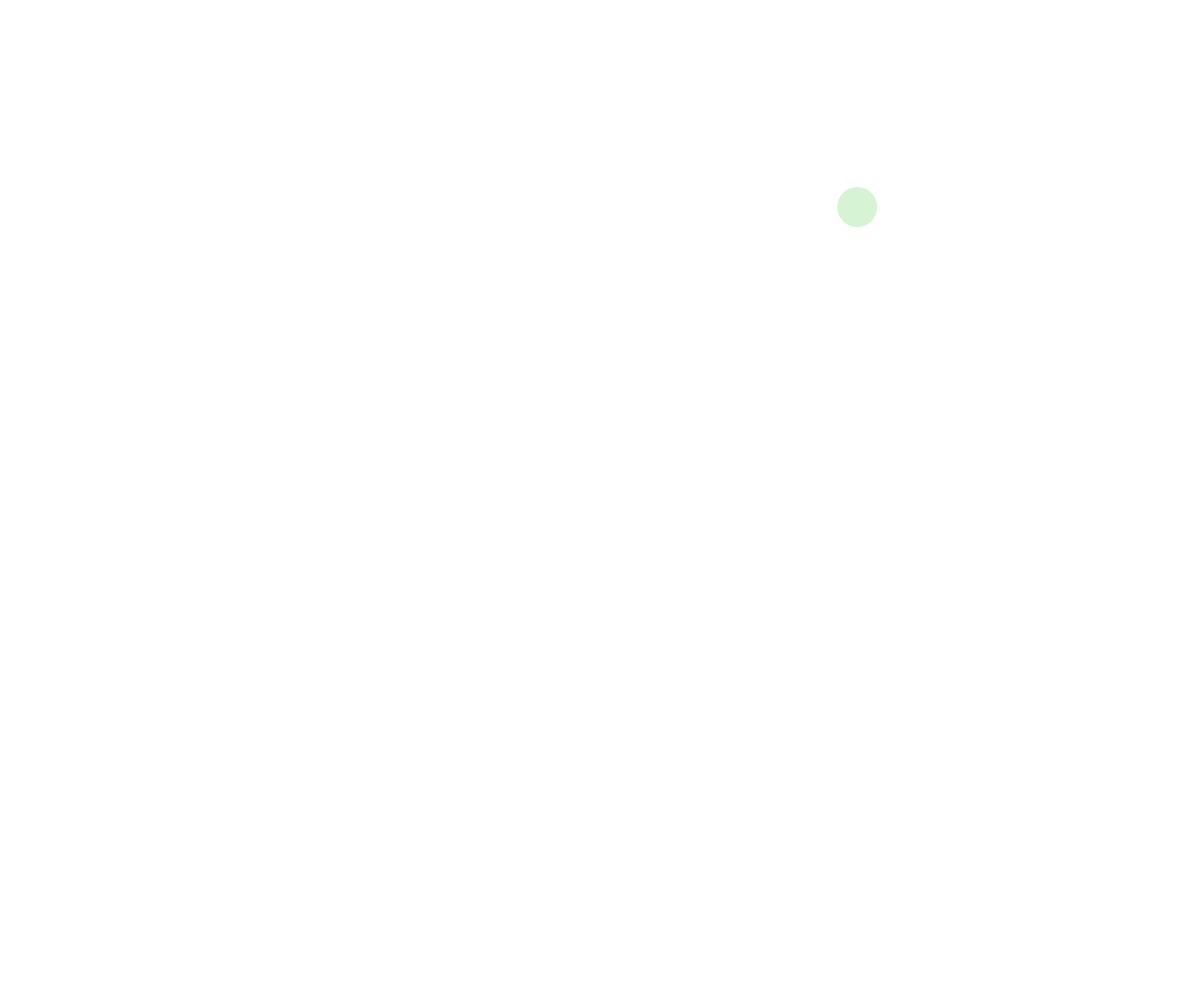
Frame 1 (no input)
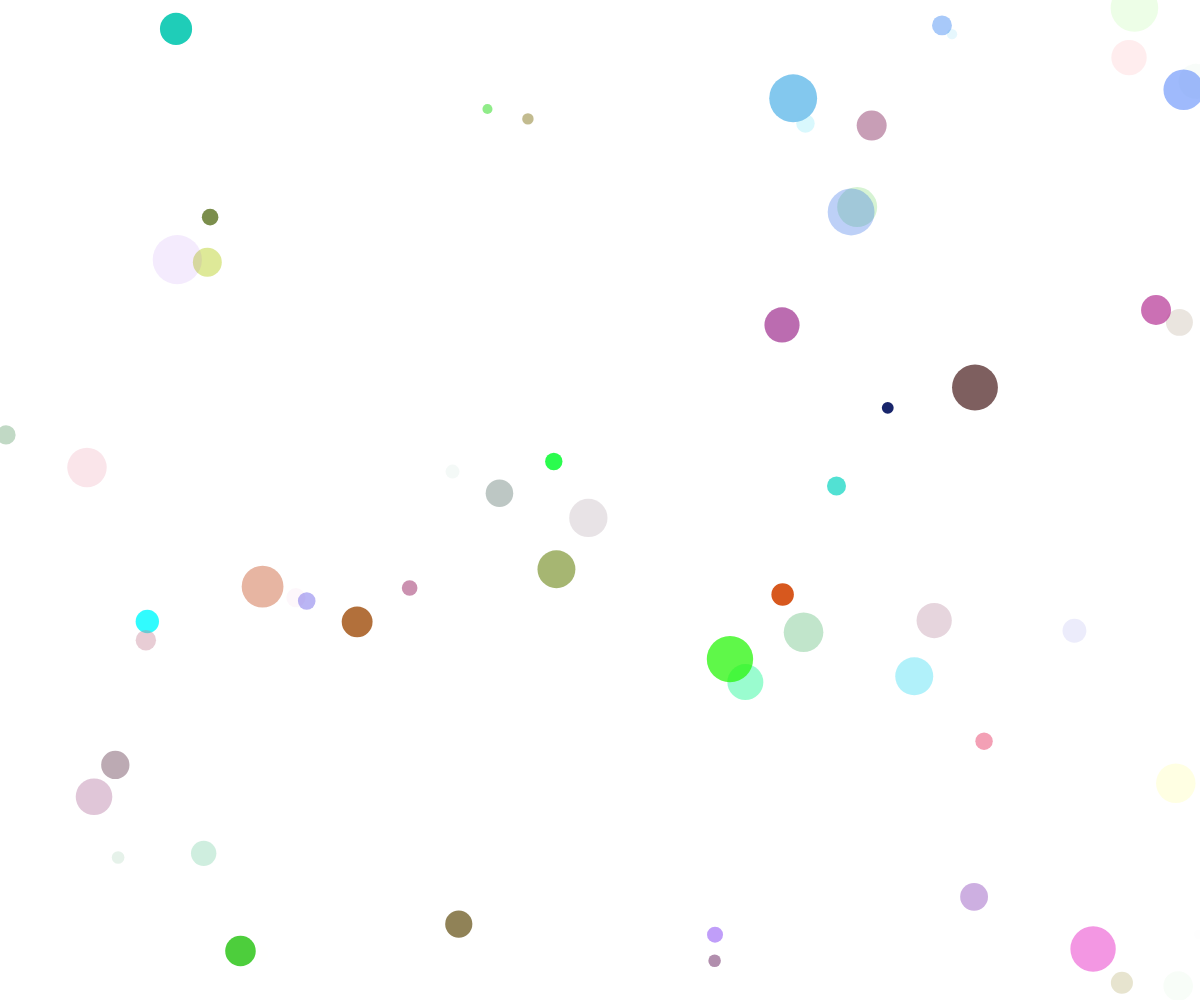
Frame 60 (no input)
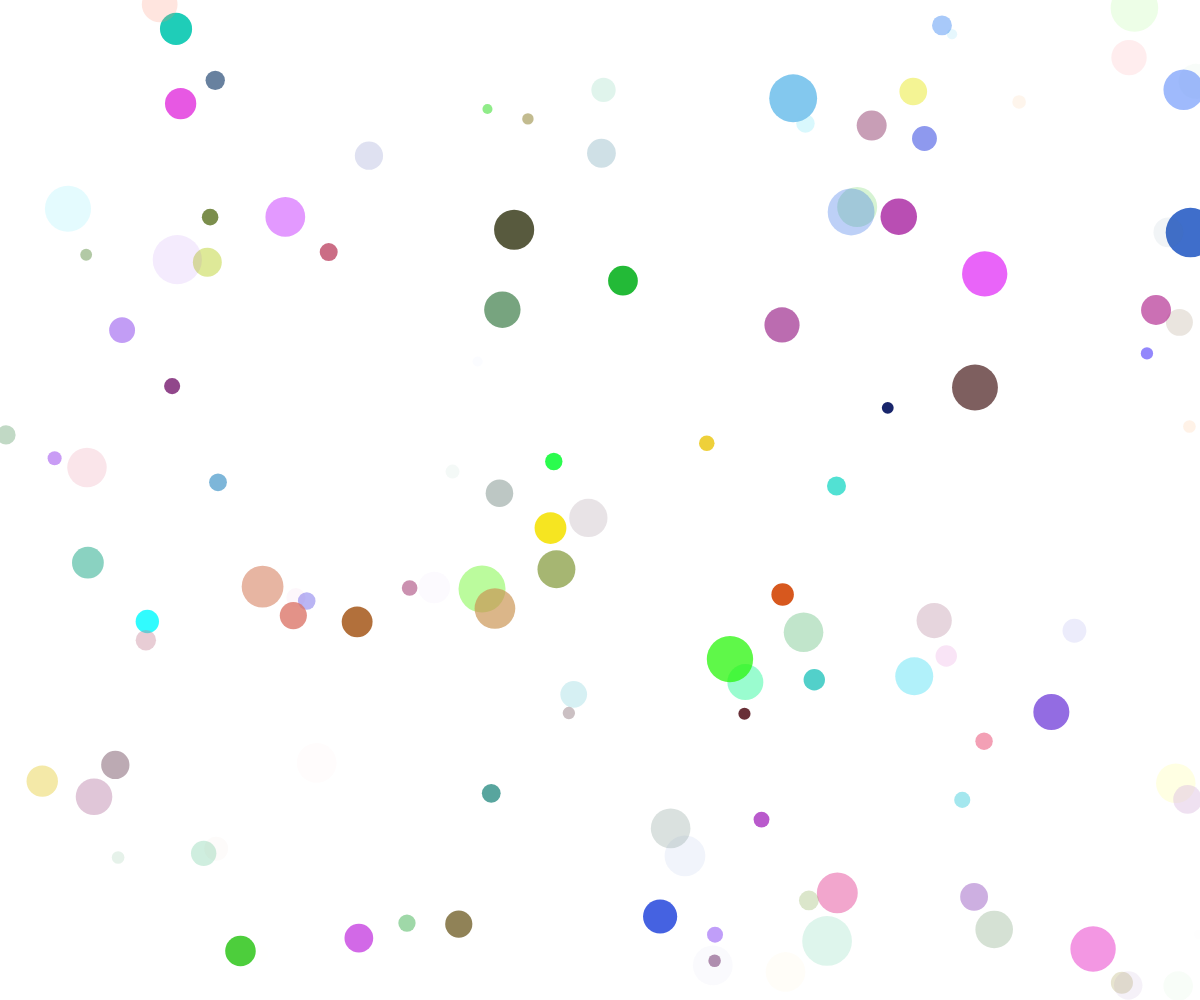
Frame 120 (the mouse pressed at the canvas centre since frame 60)

The p5.js sketch that drew these frames (run headless with seeded random() and noise() and a simulated clock; from frame 60 on, the mouse is pressed at the canvas centre):

// p5.js sketch
// ── sketch.js
function setup() {
  createCanvas(windowWidth, windowHeight);
  background(255);
}

function draw() {
  let x = random(0, width);
  let y = random(0, height);
  let size = random(10, 50);
  
  let r = random(0, 255);
  let g = random(0, 255);
  let b = random(0, 255);
  let alpha = random(0, 255);
  
  fill(r, g, b, alpha);
  noStroke();
  circle(x, y, size);
}

function keyPressed() {
  if (key === " ") {
    background(255);
  }
}
